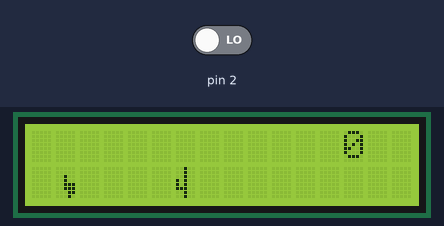
Simulated run of this sketch. Board: Arduino Uno, built with avr-gcc and run on an emulated ATmega328P. Parts: 16×2 character LCD. The test bench sets the inputs (shaded band); at power-on: pin 2 LOW. Random numbers use the default seed unless the sketch sets one.

Above: at 2.3 s.
2.4 s: pin 2 driven HIGH
At 2.84 s:
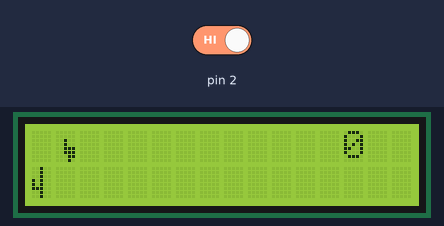
5.1 s: pin 2 driven LOW
At 6.6 s:
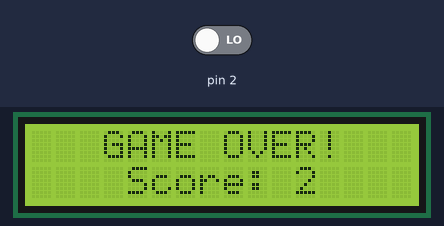
7.3 s: pin 2 driven HIGH
At 9.31 s:
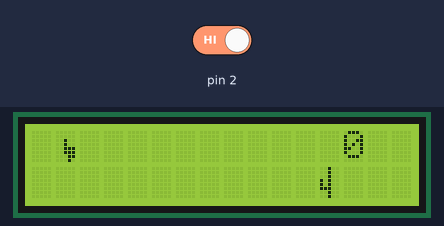
10.3 s: pin 2 driven LOW
At 10.55 s:
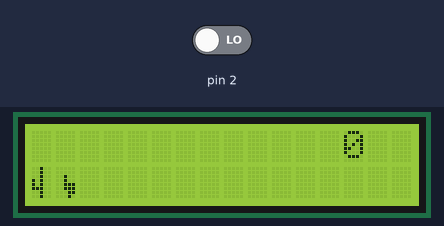
Timing chart, 0 to 13.2 s (numbered marks = the images above; inputs shaded):
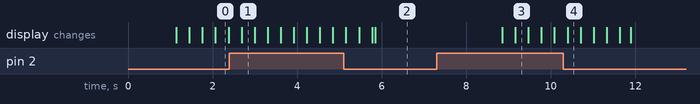

The sketch:

Dinosaurio.ino
```cpp
#include <Wire.h>
#include <LiquidCrystal_I2C.h>

LiquidCrystal_I2C lcd(0x27, 16, 2);

// --- CARACTERES ---
byte DINO_PARADO_P1[8] = {B00000, B00000, B00100, B00100, B00111, B00111, B00011, B00010};
byte DINO_PARADO_P2[8] = {B01110, B01011, B01111, B11000, B11110, B11010, B10000, B10000};
byte DINO_PIE_DERE_P1[8] = {B00000, B00000, B00100, B00100, B00111, B00111, B00011, B00010};
byte DINO_PIE_DERE_P2[8] = {B01110, B01011, B01111, B11000, B11110, B11010, B10000, B00000};
byte DINO_PIE_IZQU_P1[8] = {B00000, B00000, B00100, B00100, B00111, B00111, B00011, B00000};
byte DINO_PIE_IZQU_P2[8] = {B01110, B01011, B01111, B11000, B11110, B11010, B10000, B10000};
byte RAMA[8] = {B00100, B00100, B00100, B10100, B10100, B11100, B00100, B00100};
byte AVE[8] = {B00000, B10000, B11000, B11100, B11110, B11111, B00000, B00000};

// --- VARIABLES ---
int col_dino = 1;
int fila_dino = 1; // 1 = Suelo, 0 = Salto
int col_obs = 15;
int fila_obs = 1;
int puntos = 0;
int velocidad = 100;
unsigned long t_mov = 0, t_anim = 0;
bool flag_anim = true;

void setup() {
  lcd.init();
  lcd.backlight();
  pinMode(2, INPUT);

  lcd.createChar(0, DINO_PARADO_P1);
  lcd.createChar(1, DINO_PARADO_P2);
  lcd.createChar(2, DINO_PIE_DERE_P1);
  lcd.createChar(3, DINO_PIE_DERE_P2);
  lcd.createChar(4, DINO_PIE_IZQU_P1);
  lcd.createChar(5, DINO_PIE_IZQU_P2);
  lcd.createChar(6, RAMA);
  lcd.createChar(7, AVE);

  lcd.clear();
  lcd.setCursor(3,0); lcd.print("LISTO?");
  delay(1000);
  lcd.clear();
}

void loop() {
  // 1. Animación de las patas (Dino corriendo)
  if (millis() - t_anim > 150) {
    flag_anim = !flag_anim;
    t_anim = millis();
  }

  // 2. Movimiento del obstáculo
  if (millis() - t_mov > velocidad) {
    lcd.setCursor(col_obs, fila_obs); lcd.print(" "); // Limpia rastro
    col_obs--;

    if (col_obs < 0) {
      col_obs = 15;
      fila_obs = random(0, 2); // Aparece arriba o abajo
      puntos++;
      if(velocidad > 40) velocidad -= 2; // Aumenta dificultad
    }
    t_mov = millis();
  }

  // 3. Salto con el botón (Pin 2)
  if (digitalRead(2) == HIGH) {
    fila_dino = 0; // Salta
  } else {
    fila_dino = 1; // Suelo
  }

  // 4. Dibujar Dino y Obstáculo
  dibujarEscena();

  // 5. DETECCIÓN DE COLISIÓN (El corazón del Game Over)
  // Si el obstáculo llega a la columna del dino (1) y están en la misma fila
  if (col_obs == col_dino && fila_obs == fila_dino) {
    gameOver();
  }
}

void dibujarEscena() {
  // Limpiar posiciones anteriores de forma selectiva para evitar parpadeo
  lcd.setCursor(col_dino, 0); lcd.print(" ");
  lcd.setCursor(col_dino, 1); lcd.print(" ");

  // Dibujar Dino
  lcd.setCursor(col_dino, fila_dino);
  if (fila_dino == 0) { // En el aire
    lcd.write(byte(0));
  } else { // En el suelo corriendo
    lcd.write(flag_anim ? byte(2) : byte(4));
  }

  // Dibujar Obstáculo
  lcd.setCursor(col_obs, fila_obs);
  lcd.write(fila_obs == 1 ? byte(6) : byte(7));

  // Puntos
  lcd.setCursor(13, 0);
  lcd.print(puntos);
}

void gameOver() {
  lcd.clear();
  lcd.setCursor(3, 0); lcd.print("GAME OVER!");
  lcd.setCursor(4, 1); lcd.print("Score: "); lcd.print(puntos);
  delay(3000);

  // Reiniciar valores
  puntos = 0;
  col_obs = 15;
  velocidad = 100;
  lcd.clear();
}
```
